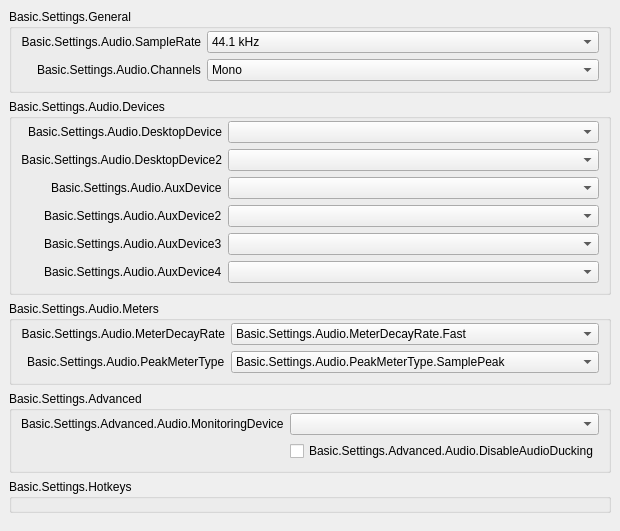
           <widget class="QWidget" name="scrollAreaWidgetContents_50">
            <property name="geometry">
             <rect>
              <x>0</x>
              <y>0</y>
              <width>555</width>
              <height>469</height>
             </rect>
            </property>
            <layout class="QVBoxLayout" name="verticalLayout_50">
             <property name="leftMargin">
              <number>0</number>
             </property>
             <property name="topMargin">
              <number>0</number>
             </property>
             <property name="rightMargin">
              <number>0</number>
             </property>
             <property name="bottomMargin">
              <number>9</number>
             </property>
             <item alignment="Qt::AlignTop">
              <widget class="QWidget" name="widget_50" native="true">
               <layout class="QVBoxLayout" name="verticalLayout_51">
                <item>
                 <widget class="QGroupBox" name="audioGeneralGroupBox">
                  <property name="title">
                   <string>Basic.Settings.General</string>
                  </property>
                  <layout class="QFormLayout" name="formLayout_52">
                   <property name="fieldGrowthPolicy">
                    <enum>QFormLayout::AllNonFixedFieldsGrow</enum>
                   </property>
                   <property name="labelAlignment">
                    <set>Qt::AlignRight|Qt::AlignTrailing|Qt::AlignVCenter</set>
                   </property>
                   <property name="topMargin">
                    <number>2</number>
                   </property>
                   <item row="0" column="0">
                    <widget class="QLabel" name="label_14">
                     <property name="minimumSize">
                      <size>
                       <width>170</width>
                       <height>0</height>
                      </size>
                     </property>
                     <property name="text">
                      <string>Basic.Settings.Audio.SampleRate</string>
                     </property>
                     <property name="alignment">
                      <set>Qt::AlignRight|Qt::AlignTrailing|Qt::AlignVCenter</set>
                     </property>
                     <property name="buddy">
                      <cstring>sampleRate</cstring>
                     </property>
                    </widget>
                   </item>
                   <item row="0" column="1">
                    <widget class="QComboBox" name="sampleRate">
                     <property name="currentText">
                      <string notr="true">44.1 kHz</string>
                     </property>
                     <property name="currentIndex">
                      <number>0</number>
                     </property>
                     <item>
                      <property name="text">
                       <string>44.1 kHz</string>
                      </property>
                     </item>
                     <item>
                      <property name="text">
                       <string>48 kHz</string>
                      </property>
                     </item>
                    </widget>
                   </item>
                   <item row="1" column="0">
                    <widget class="QLabel" name="label_15">
                     <property name="text">
                      <string>Basic.Settings.Audio.Channels</string>
                     </property>
                     <property name="buddy">
                      <cstring>channelSetup</cstring>
                     </property>
                    </widget>
                   </item>
                   <item row="1" column="1">
                    <widget class="QComboBox" name="channelSetup">
                     <property name="currentText">
                      <string>Mono</string>
                     </property>
                     <property name="currentIndex">
                      <number>0</number>
                     </property>
                     <item>
                      <property name="text">
                       <string>Mono</string>
                      </property>
                     </item>
                     <item>
                      <property name="text">
                       <string>Stereo</string>
                      </property>
                     </item>
                     <item>
                      <property name="text">
                       <string>2.1</string>
                      </property>
                     </item>
                     <item>
                      <property name="text">
                       <string>4.0</string>
                      </property>
                     </item>
                     <item>
                      <property name="text">
                       <string>4.1</string>
                      </property>
                     </item>
                     <item>
                      <property name="text">
                       <string>5.1</string>
                      </property>
                     </item>
                     <item>
                      <property name="text">
                       <string>7.1</string>
                      </property>
                     </item>
                    </widget>
                   </item>
                  </layout>
                 </widget>
                </item>
                <item>
                 <widget class="QGroupBox" name="audioDevicesGroupBox">
                  <property name="title">
                   <string>Basic.Settings.Audio.Devices</string>
                  </property>
                  <layout class="QFormLayout" name="formLayout_53">
                   <property name="fieldGrowthPolicy">
                    <enum>QFormLayout::AllNonFixedFieldsGrow</enum>
                   </property>
                   <property name="labelAlignment">
                    <set>Qt::AlignRight|Qt::AlignTrailing|Qt::AlignVCenter</set>
                   </property>
                   <property name="topMargin">
                    <number>2</number>
                   </property>
                   <item row="0" column="0">
                    <widget class="QLabel" name="label_2">
                     <property name="minimumSize">
                      <size>
                       <width>170</width>
                       <height>0</height>
                      </size>
                     </property>
                     <property name="text">
                      <string>Basic.Settings.Audio.DesktopDevice</string>
                     </property>
                     <property name="alignment">
                      <set>Qt::AlignRight|Qt::AlignTrailing|Qt::AlignVCenter</set>
                     </property>
                     <property name="buddy">
                      <cstring>desktopAudioDevice1</cstring>
                     </property>
                    </widget>
                   </item>
                   <item row="0" column="1">
                    <widget class="QComboBox" name="desktopAudioDevice1">
                     <property name="enabled">
                      <bool>true</bool>
                     </property>
                    </widget>
                   </item>
                   <item row="1" column="0">
                    <widget class="QLabel" name="label_3">
                     <property name="text">
                      <string>Basic.Settings.Audio.DesktopDevice2</string>
                     </property>
                     <property name="alignment">
                      <set>Qt::AlignRight|Qt::AlignTrailing|Qt::AlignVCenter</set>
                     </property>
                     <property name="buddy">
                      <cstring>desktopAudioDevice2</cstring>
                     </property>
                    </widget>
                   </item>
                   <item row="1" column="1">
                    <widget class="QComboBox" name="desktopAudioDevice2">
                     <property name="enabled">
                      <bool>true</bool>
                     </property>
                    </widget>
                   </item>
                   <item row="2" column="0">
                    <widget class="QLabel" name="label_4">
                     <property name="text">
                      <string>Basic.Settings.Audio.AuxDevice</string>
                     </property>
                     <property name="buddy">
                      <cstring>auxAudioDevice1</cstring>
                     </property>
                    </widget>
                   </item>
                   <item row="2" column="1">
                    <widget class="QComboBox" name="auxAudioDevice1">
                     <property name="enabled">
                      <bool>true</bool>
                     </property>
                    </widget>
                   </item>
                   <item row="3" column="0">
                    <widget class="QLabel" name="label_5">
                     <property name="text">
                      <string>Basic.Settings.Audio.AuxDevice2</string>
                     </property>
                     <property name="buddy">
                      <cstring>auxAudioDevice2</cstring>
                     </property>
                    </widget>
                   </item>
                   <item row="3" column="1">
                    <widget class="QComboBox" name="auxAudioDevice2">
                     <property name="enabled">
                      <bool>true</bool>
                     </property>
                    </widget>
                   </item>
                   <item row="4" column="0">
                    <widget class="QLabel" name="label_6">
                     <property name="text">
                      <string>Basic.Settings.Audio.AuxDevice3</string>
                     </property>
                     <property name="buddy">
                      <cstring>auxAudioDevice3</cstring>
                     </property>
                    </widget>
                   </item>
                   <item row="4" column="1">
                    <widget class="QComboBox" name="auxAudioDevice3">
                     <property name="enabled">
                      <bool>true</bool>
                     </property>
                    </widget>
                   </item>
                   <item row="5" column="1">
                    <widget class="QComboBox" name="auxAudioDevice4">
                     <property name="enabled">
                      <bool>true</bool>
                     </property>
                    </widget>
                   </item>
                   <item row="5" column="0">
                    <widget class="QLabel" name="label_67">
                     <property name="text">
                      <string>Basic.Settings.Audio.AuxDevice4</string>
                     </property>
                     <property name="buddy">
                      <cstring>auxAudioDevice4</cstring>
                     </property>
                    </widget>
                   </item>
                  </layout>
                 </widget>
                </item>
                <item>
                 <widget class="QGroupBox" name="audioMetersGroupBox">
                  <property name="title">
                   <string>Basic.Settings.Audio.Meters</string>
                  </property>
                  <layout class="QFormLayout" name="formLayout_54">
                   <property name="fieldGrowthPolicy">
                    <enum>QFormLayout::AllNonFixedFieldsGrow</enum>
                   </property>
                   <property name="labelAlignment">
                    <set>Qt::AlignRight|Qt::AlignTrailing|Qt::AlignVCenter</set>
                   </property>
                   <property name="topMargin">
                    <number>2</number>
                   </property>
                   <item row="0" column="0">
                    <widget class="QLabel" name="label_65">
                     <property name="minimumSize">
                      <size>
                       <width>170</width>
                       <height>0</height>
                      </size>
                     </property>
                     <property name="text">
                      <string>Basic.Settings.Audio.MeterDecayRate</string>
                     </property>
                     <property name="alignment">
                      <set>Qt::AlignRight|Qt::AlignTrailing|Qt::AlignVCenter</set>
                     </property>
                     <property name="buddy">
                      <cstring>meterDecayRate</cstring>
                     </property>
                    </widget>
                   </item>
                   <item row="0" column="1">
                    <widget class="QComboBox" name="meterDecayRate">
                     <property name="currentText">
                      <string>Basic.Settings.Audio.MeterDecayRate.Fast</string>
                     </property>
                     <property name="currentIndex">
                      <number>0</number>
                     </property>
                     <item>
                      <property name="text">
                       <string>Basic.Settings.Audio.MeterDecayRate.Fast</string>
                      </property>
                     </item>
                     <item>
                      <property name="text">
                       <string>Basic.Settings.Audio.MeterDecayRate.Medium</string>
                      </property>
                     </item>
                     <item>
                      <property name="text">
                       <string>Basic.Settings.Audio.MeterDecayRate.Slow</string>
                      </property>
                     </item>
                    </widget>
                   </item>
                   <item row="1" column="0">
                    <widget class="QLabel" name="label_66">
                     <property name="text">
                      <string>Basic.Settings.Audio.PeakMeterType</string>
                     </property>
                     <property name="buddy">
                      <cstring>peakMeterType</cstring>
                     </property>
                    </widget>
                   </item>
                   <item row="1" column="1">
                    <widget class="QComboBox" name="peakMeterType">
                     <property name="currentIndex">
                      <number>0</number>
                     </property>
                     <item>
                      <property name="text">
                       <string>Basic.Settings.Audio.PeakMeterType.SamplePeak</string>
                      </property>
                     </item>
                     <item>
                      <property name="text">
                       <string>Basic.Settings.Audio.PeakMeterType.TruePeak</string>
                      </property>
                     </item>
                    </widget>
                   </item>
                  </layout>
                 </widget>
                </item>
                <item>
                 <widget class="QGroupBox" name="audioAdvGroupBox">
                  <property name="title">
                   <string>Basic.Settings.Advanced</string>
                  </property>
                  <layout class="QFormLayout" name="formLayout_56">
                   <property name="fieldGrowthPolicy">
                    <enum>QFormLayout::AllNonFixedFieldsGrow</enum>
                   </property>
                   <property name="labelAlignment">
                    <set>Qt::AlignRight|Qt::AlignTrailing|Qt::AlignVCenter</set>
                   </property>
                   <property name="topMargin">
                    <number>2</number>
                   </property>
                   <item row="0" column="0">
                    <widget class="QLabel" name="monitoringDeviceLabel">
                     <property name="text">
                      <string>Basic.Settings.Advanced.Audio.MonitoringDevice</string>
                     </property>
                     <property name="buddy">
                      <cstring>monitoringDevice</cstring>
                     </property>
                    </widget>
                   </item>
                   <item row="0" column="1">
                    <widget class="QComboBox" name="monitoringDevice"/>
                   </item>
                   <item row="1" column="0">
                    <spacer name="horizontalSpacer_11">
                     <property name="orientation">
                      <enum>Qt::Horizontal</enum>
                     </property>
                     <property name="sizeHint" stdset="0">
                      <size>
                       <width>170</width>
                       <height>20</height>
                      </size>
                     </property>
                    </spacer>
                   </item>
                   <item row="1" column="1">
                    <widget class="QCheckBox" name="disableAudioDucking">
                     <property name="text">
                      <string>Basic.Settings.Advanced.Audio.DisableAudioDucking</string>
                     </property>
                    </widget>
                   </item>
                  </layout>
                 </widget>
                </item>
                <item>
                 <widget class="QGroupBox" name="audioHotkeysGroupBox">
                  <property name="title">
                   <string>Basic.Settings.Hotkeys</string>
                  </property>
                  <layout class="QFormLayout" name="audioSourceLayout">
                   <property name="fieldGrowthPolicy">
                    <enum>QFormLayout::AllNonFixedFieldsGrow</enum>
                   </property>
                   <property name="labelAlignment">
                    <set>Qt::AlignRight|Qt::AlignTrailing|Qt::AlignVCenter</set>
                   </property>
                   <property name="topMargin">
                    <number>2</number>
                   </property>
                  </layout>
                 </widget>
                </item>
               </layout>
              </widget>
             </item>
            </layout>
           </widget>
